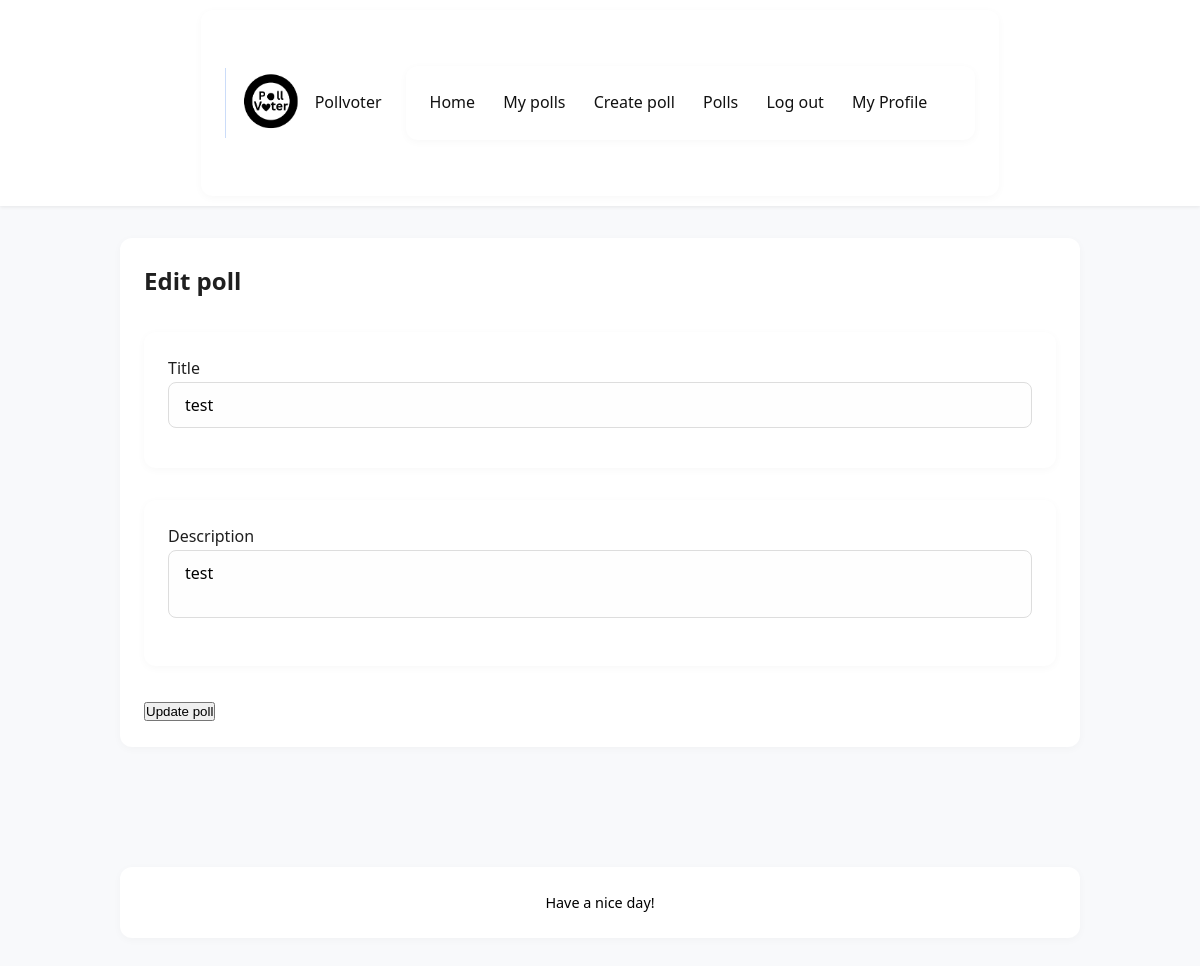
The app's page /poll/5/edit (signed in), older data.
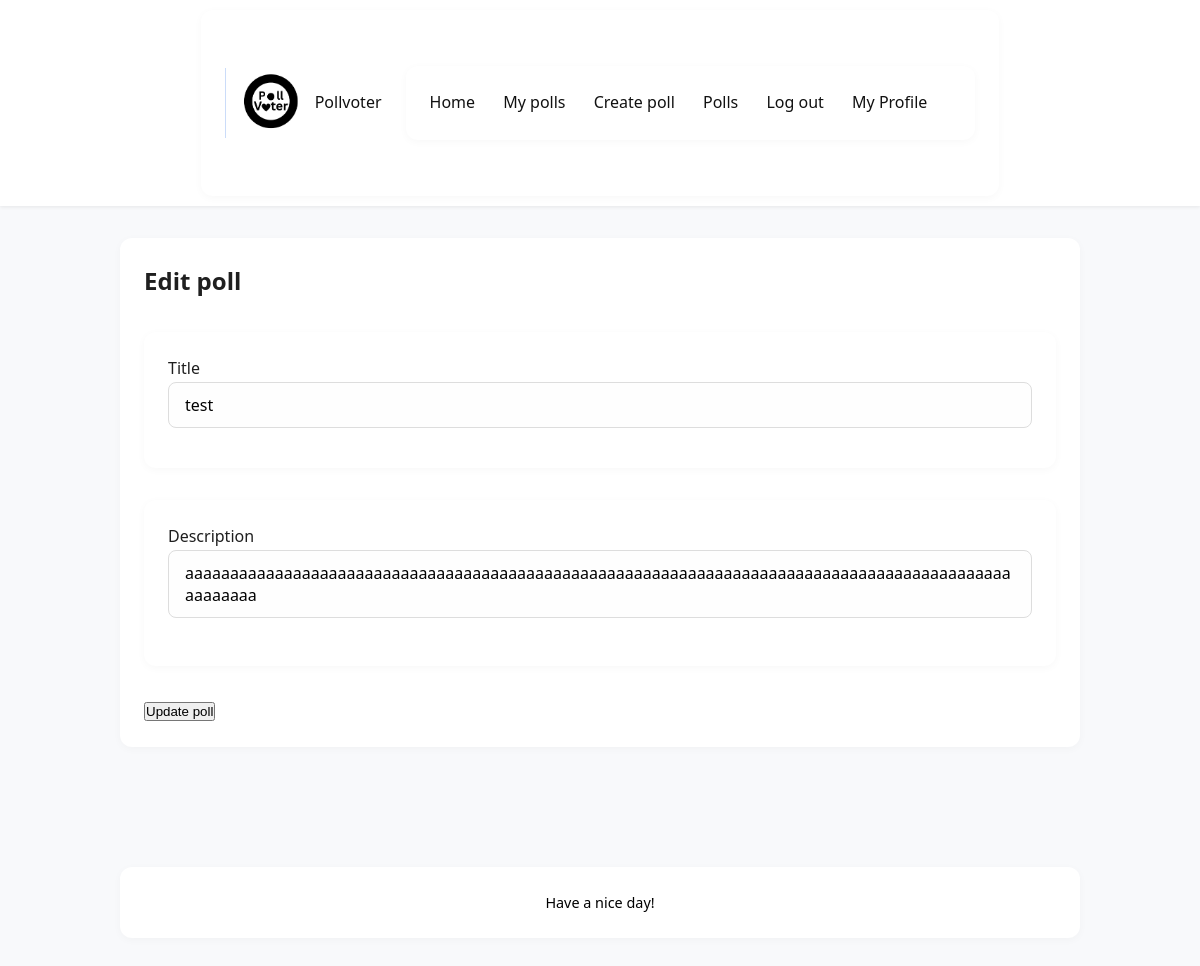
The same page, newer data.
### app/models.py (models this page shows, shortened)
class Poll(db.Model):
    __tablename__ = "poll"
    id = Column(Integer, primary_key=True)
    title = Column(Text, nullable=False)
    description = Column(String(120))
    created_at = Column(DateTime, default=datetime.now)
    user_id = Column(Integer, ForeignKey("user.id"), nullable=False)
    author = relationship("User", back_populates="polls")
    comments = relationship("Comment", back_populates="poll", cascade="all, delete-orphan")
    options = relationship("PollOption", back_populates="poll", cascade="all, delete-orphan")
    votes = relationship("Vote", back_populates="poll", cascade="all, delete-orphan")

### app/routes.py (the view)
@polls.route("/poll/<int:poll_id>/edit", methods = ["GET", "POST"])
@login_required
def edit_poll(poll_id):
    poll = Poll.query.get_or_404(poll_id)
    if poll.author != current_user:
        flash("You don't have access to edit this poll")
        return redirect(url_for("polls.my_polls"))
    if request.method == "POST":
        poll.title = request.form["title"]
        poll.description = request.form["description"]
        db.session.commit()
        flash("Changes successful!")
        return redirect(url_for("polls.my_polls"))
    return render_template("edit_poll.html", poll = poll)

### app/__init__.py (called while the page is built)
def create_app():
    app = Flask(__name__)
    app.config['SECRET_KEY'] = 'your_secret_key'
    app.config['SQLALCHEMY_DATABASE_URI'] = 'sqlite:///pollvoter.db'
    app.config['SQLALCHEMY_TRACK_MODIFICATIONS'] = False
    app.config["UPLOAD_FOLDER"] = "static/uploads"
    app.config["PFP_FOLDER"] =  "app/static/uploads/pfp"
    db.init_app(app)
    login_manager.init_app(app)
    migrate.init_app(app, db)
    app.register_blueprint(auth)
    app.register_blueprint(main)
    app.register_blueprint(polls)
    @login_manager.user_loader
    def load_user(userid):
        return User.query.get(int(userid))
    return app

### app/templates/edit_poll.html (shortened to what this page needs)
{% extends "base.html" %}
{% block content %}
<h2>Edit poll</h2>
<form method="post">
    <div>
        <label for="title">Title</label>
        <input type="text" name = "title" id = "title" value = "{{poll.title}}" required maxlength="50">
    </div>
    <div>
        <label for="description">Description</label>
        <textarea name="description" id="description" maxlength="100">{{poll.description}}</textarea>
    </div>
    <button type = "submit">Update poll</button>
</form>
{%endblock%}

Row changes from the older to the newer data that the page shows:
changed Poll "test": description "test" → "aaaaaaaaaaaaaaaaaaaaaaaaaaaaaaaaaaaaaaaaaaaaaaaaaaaaaaaaaaaaaaaaaaaaaaaaaaaaaaaaaaaaaaaaaaaaaaaaaaaa"
